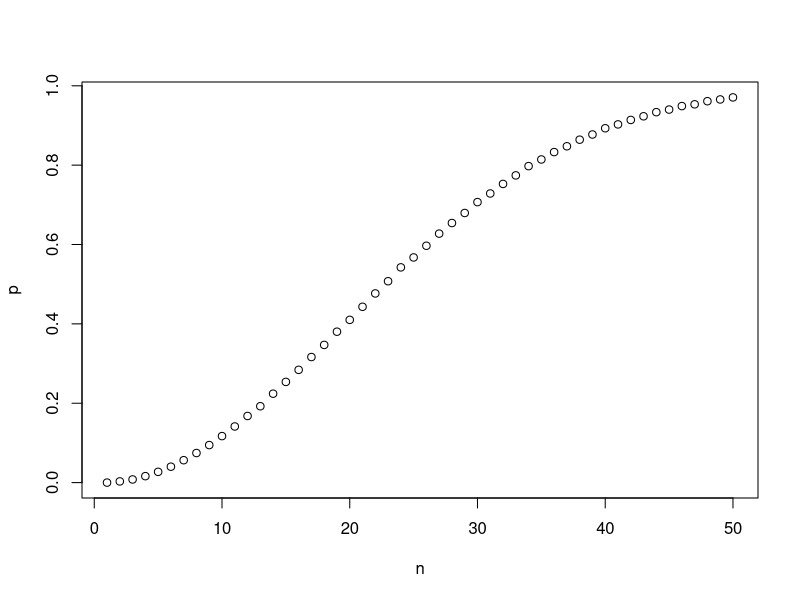
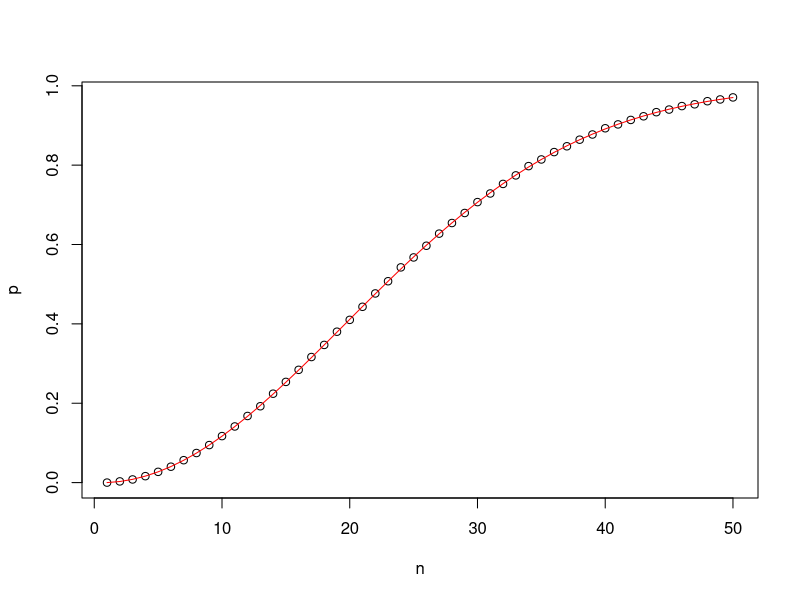
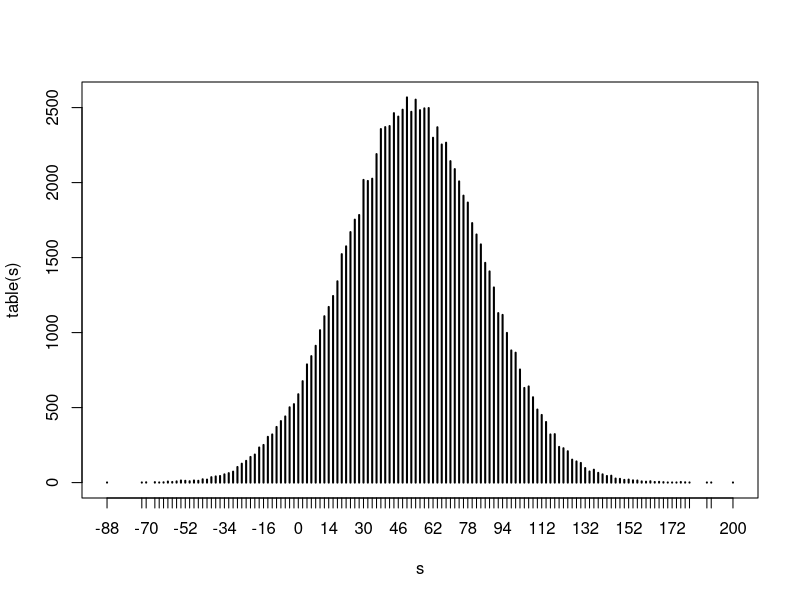

The R script that drew these images, in order: (Note: a time limit stopped this script after it produced the figures.)
## ---- chunk 1
set.seed(2023-10-1)
n <- 25
bdays <- sample(1:365, size = n, replace = TRUE)
## ---- chunk 2
any(duplicated(bdays))
## ---- chunk 3
n <- 25
B <- 10^5
replicate(B,{
  bdays <- sample(1:365, size = n, replace = TRUE)
  any(duplicated(bdays))
}) |> mean()
## ---- chunk 4
n <- seq(1, 50)
pr <- function(n){
  replicate(B,{
    bdays <- sample(1:365, size = n, replace = TRUE)
    any(duplicated(bdays))
  }) |> mean()
}
p <- sapply(n, pr)
plot(n, p)
## ---- chunk 5
epr <- function(n){
  1 - prod(seq(365, 365 - n + 1)/365)
}
ep <- sapply(n, epr)
plot(n, p)
lines(n, ep, col = "red")
## ---- chunk 6
x <- sample(c(-1, 1), size = 1, prob = c(9/19, 10/19))
## ---- chunk 7
replicate(10, sample(c(-1, 1), size = 1, prob = c(9/19, 10/19)))
## ---- chunk 8
sample(c(-1, 1), size = 10, replace = TRUE, prob = c(9/19, 10/19))
## ---- chunk 9
x <- rbinom(10, 1, 10/19); x <- x*2 - 1
## ---- chunk 10
x <- sample(c(-1, 1), size = 1000, replace = TRUE, prob = c(9/19, 10/19))
s <- sum(x)
## ---- chunk 11
s <- replicate(10^5,{
  x <- sample(c(-1, 1), size = 1000, replace = TRUE, prob = c(9/19, 10/19))
  sum(x)
})
plot(table(s))
## ---- chunk 12
mean(s < 0)
## ---- chunk 13
x <- sample(c(-1, 1), size = 10^6, replace = TRUE, prob = c(9/19, 10/19))
mean(x)
sqrt(mean((x - mean(x))^2))
sd(x)
## ---- chunk 14
n <- 1000
mu <- 1/19
sigma <- 2*sqrt(9/19*10/19)
pnorm(-sqrt(n)*mu/sigma)
## ---- chunk 15
n <- ceiling((-sigma/mu*qnorm(0.01))^2)
## ---- chunk 16
## Hint: copy and paste one of the previous Monte Carlo simulations and change n
s <- replicate(10^5,{
  x <- sample(c(-1, 1), size = n, replace = TRUE, prob = c(9/19, 10/19))
  sum(x)
})
mean(s < 0)
## ---- chunk 17
s <- replicate(10^3,{
  x <- sample(c(0, 1), size = 5*10^5, replace = TRUE, 
              prob = c(1 - 10^-6, 10^-6))
  sum(x)
})
plot(table(s))
## ---- chunk 18
sapply(0:3, function(k) mean(s == k))
dpois(0:3, 0.5)
## ---- chunk 19
p <- 0.04 #default prob
s <- replicate(10^5,{
  x <- sample(c(-200000, 10000), size = 10000, replace = TRUE, prob = c(p, 1-p))
  sum(x)
})
hist(s)
## ---- chunk 20
p <- 0.04 #default prob
s <- replicate(10^5,{
  p <- 0.04 + runif(1, -0.02, 0.02)
  x <- sample(c(-200000, 10000), size = 10000, replace = TRUE, prob = c(p, 1 - p))
  sum(x)
})
hist(s)
## ---- chunk 21
p <- 1/19
## ---- chunk 22
sample(c(-1, 17), size = 1, replace = TRUE, prob = c(18/19, 1/19))
## ---- chunk 23
-1 * 18/19 + 1*17/19
## ---- chunk 24
18 * sqrt(18/19*1/19)
## ---- chunk 25
n <- 1000
x <- sample(c(-1, 17), size = n, replace = TRUE, prob = c(18/19, 1/19))
sum(x)
## ---- chunk 26
mu <- n * p
## ---- chunk 27
se <- sqrt(n) * 18*sqrt(p*(1 - p))
## ---- chunk 28
1 - pnorm(-mu/se)
## ---- chunk 29
B <- 100000
s <- replicate(B,{
  n <- 1000
  x <- sample(c(-1, 17), size = n, replace = TRUE, prob = c(18/19, 1/19))
  sum(x)
})
mean(s<0)
